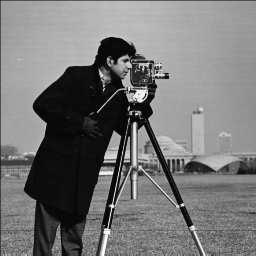
%> input picture 190927_DIP_A1/[2019-2]DIP_HW1/input1.png, 256 x 256 px
$ octave hw1_1.m   (GNU Octave 9; MATLAB toolbox functions it lacks are replaced by stand-ins)
%> lines starting %> are read from the running program, lines starting %| are printed output that depends on the picture; in (x1, y1, x2, y2) boxes, pixels count from 0 and x2, y2 are one past the last pixel; in counts of white or black regions, pixels touching at a corner belong together; the program's own positions count from 1
### 190927_DIP_A1/[2019-2]DIP_HW1/PiecewiseLinearTr.m
function output = PiecewiseLinearTr(input,a,b) %
% PiecewiseLinearTr(IM,A,B) applies a piecewise linear transformation to the pixel values
% of the input image INPUT, where A and B are vectors containing the x and y coordinates
% of the ends of the line segments. INPUT can be of type DOUBLE,
% and the values in A and B must be between 0 and 1 (normalized intensity values). %
% For example:
%
% PiecewiseLinearTr(x,[0,1],[1,0])
%
% simply do negative transform inverting the pixel values.
%

if length(a) ~= length (b)
    error('Vectors A and B must be of equal size');
end

% set output size equal to input size
output= zeros(size(input));
% iterate for every vector
for i = 1:length(a)-1
    % set vector
    a1 = a(i);
    a2 = a(i+1);
    b1 = b(i);
    b2 = b(i+1);

    % mask image
    filter = (input >= a1) & (input <= a2);

    % transformation
    % Equation: s = ((b2-b1)/(a2-a1))(r-a1) + b1
    m = (b2-b1)/(a2-a1);
    % merge output
    output = output + filter.*(m*(input-a1) + b1);
end

% Complete the remaining part

### 190927_DIP_A1/[2019-2]DIP_HW1/hw1_1.m
c = im2double(imread('input1.png'));
%> c: size 256x256 double; min 0, max 1, mean 0.462

cTr = PiecewiseLinearTr(c, [0,1], [1,0]);
%> the loop in PiecewiseLinearTr, `for i = 1:length(a)-1` made 1 pass
%> pass 1, in PiecewiseLinearTr, `output = output + filter.*(m*(input-a1) + b1);`:
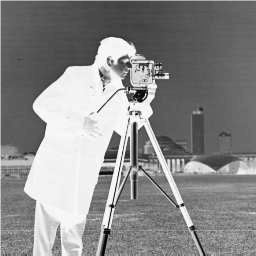
%> output: size 256x256 double; min 0, max 1, mean 0.538
cTr2 = PiecewiseLinearTr(c, [0 .25 .5 .75 1],[0 .75 .25 .5 1]);
%> call 2 of PiecewiseLinearTr, with a = [0 0.25 0.5 0.75 1], b = [0 0.75 0.25 0.5 1]
%> the loop in PiecewiseLinearTr (call 2), `for i = 1:length(a)-1` made 4 passes
%> pass 1, in PiecewiseLinearTr (call 2), `filter = (input >= a1) & (input <= a2);`:
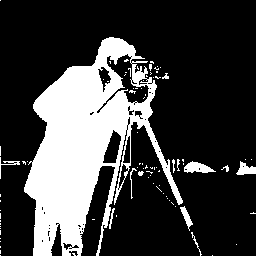
%> filter: size 256x256 logical; 24.6% white; 88 white regions (75 under 20 px), largest, box (x1, y1, x2, y2) and area: (24, 37, 183, 256) 15042, (184, 161, 216, 173) 229, (236, 161, 256, 175) 162
%> pass 1, in PiecewiseLinearTr (call 2), `output = output + filter.*(m*(input-a1) + b1);`:
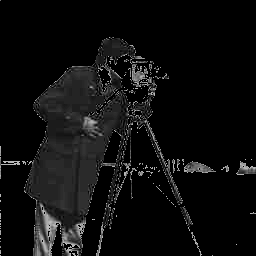
%> output: size 256x256 double; min 0, max 0.741, mean 0.0545
%> pass 2, in PiecewiseLinearTr (call 2), `filter = (input >= a1) & (input <= a2);`:
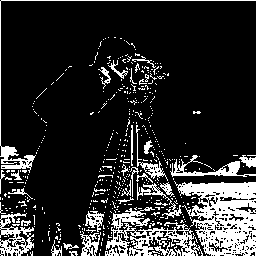
%> filter: size 256x256 logical; 16.8% white; 479 white regions (443 under 20 px), largest, box (x1, y1, x2, y2) and area: (174, 181, 256, 256) 3587, (105, 207, 203, 256) 1724, (0, 0, 256, 173) 829
%> after the loop in PiecewiseLinearTr (call 2), `for i = 1:length(a)-1`:
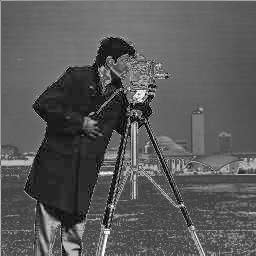
%> output: size 256x256 double; min 0, max 1, mean 0.352

figure(1);
x_axis = [0:1/255:1];
subplot(1,2,1);
plot(x_axis, PiecewiseLinearTr(x_axis, [0,1], [1,0]));
subplot(1,2,2);
plot(x_axis, PiecewiseLinearTr(x_axis, [0 .25 .5 .75 1],[0 .75 .25 .5 1]));
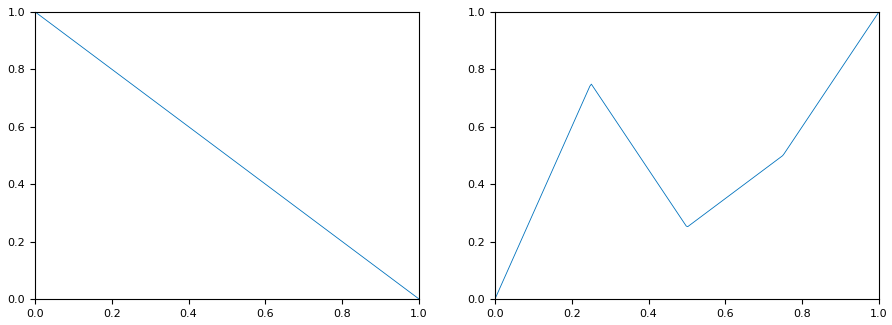
%> figure redrawn from the program's plot data, 2 panels; panel 1: curve peaks at x = 0, y = 1; panel 2: curve peaks at x = 1, y = 1

figure(2);
subplot(1,2,1);
imshow(cTr);
subplot(1,2,2);
imshow(cTr2);

figure(3);
subplot(1,2,1);
imhist(cTr);
subplot(1,2,2);
imhist(cTr2);
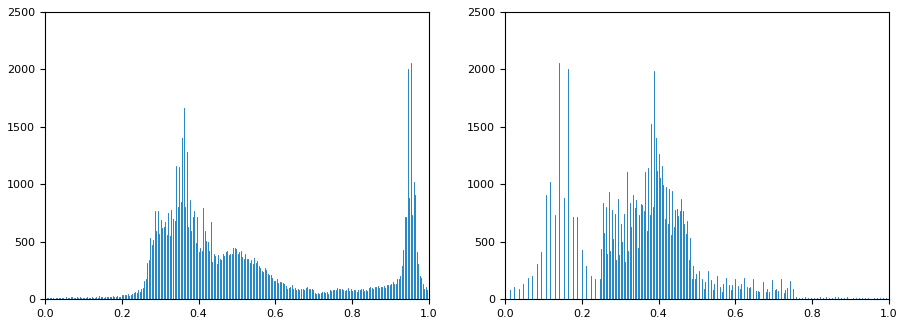
%> figure redrawn from the program's plot data, 2 panels; panel 1: highest point at x = 0.953, y = 2057; panel 2: highest point at x = 0.141, y = 2057

$ run again, with 190927_DIP_A1/[2019-2]DIP_HW1/input3.png copied over 190927_DIP_A1/[2019-2]DIP_HW1/input1.png
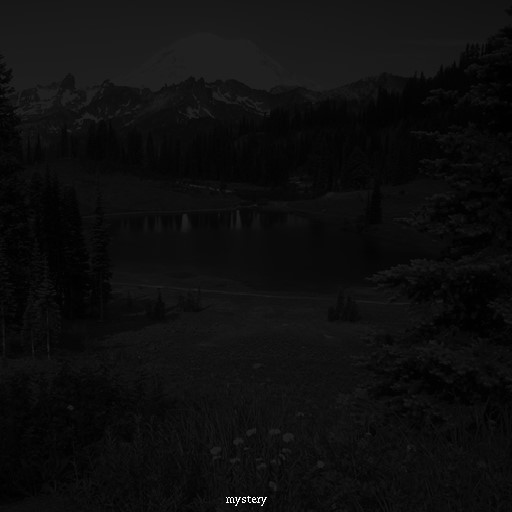
%> input picture 190927_DIP_A1/[2019-2]DIP_HW1/input3.png, 512 x 512 px
%> the loop in PiecewiseLinearTr (call 2), `for i = 1:length(a)-1` made 4 passes
%> pass 1, in PiecewiseLinearTr (call 2), `output = output + filter.*(m*(input-a1) + b1);`:
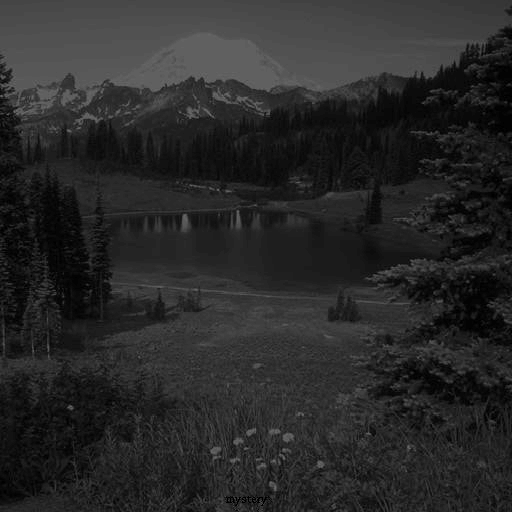
%> output: size 512x512 double; min 0, max 0.435, mean 0.16
%> `imhist(cTr2);`:
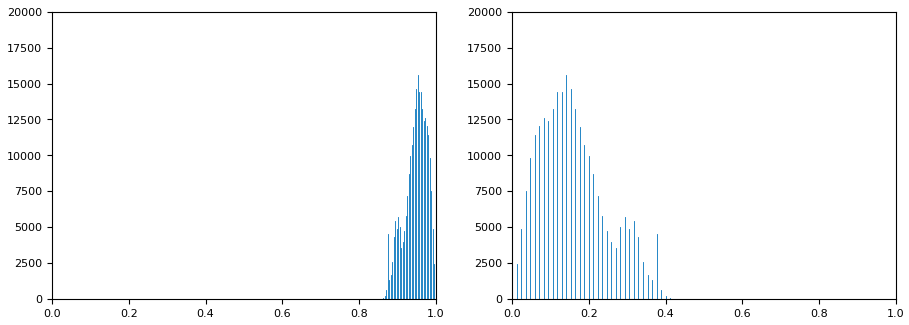
%> figure redrawn from the program's plot data, 2 panels; panel 1: highest point at x = 0.953, y = 15609; panel 2: highest point at x = 0.141, y = 15609

$ run again, with 190927_DIP_A1/[2019-2]DIP_HW1/input4.png copied over 190927_DIP_A1/[2019-2]DIP_HW1/input1.png
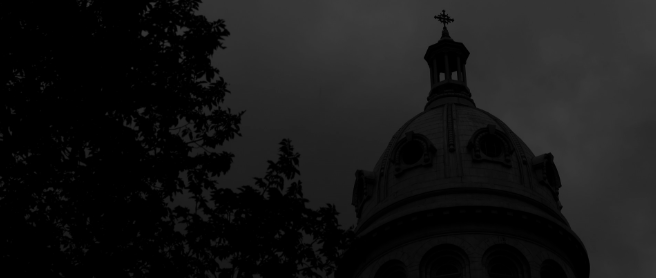
%> input picture 190927_DIP_A1/[2019-2]DIP_HW1/input4.png, 656 x 278 px
%> the loop in PiecewiseLinearTr (call 2), `for i = 1:length(a)-1` made 4 passes
%> pass 1, in PiecewiseLinearTr (call 2), `output = output + filter.*(m*(input-a1) + b1);`:
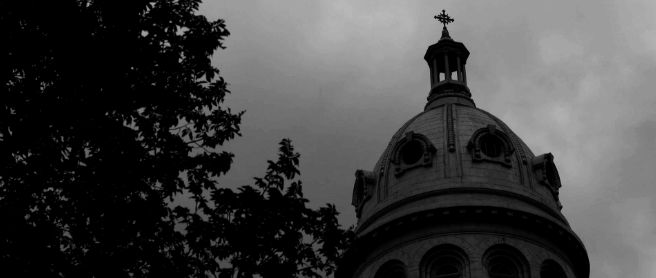
%> output: size 278x656 double; min 0, max 0.718, mean 0.257
%> `imhist(cTr2);`:
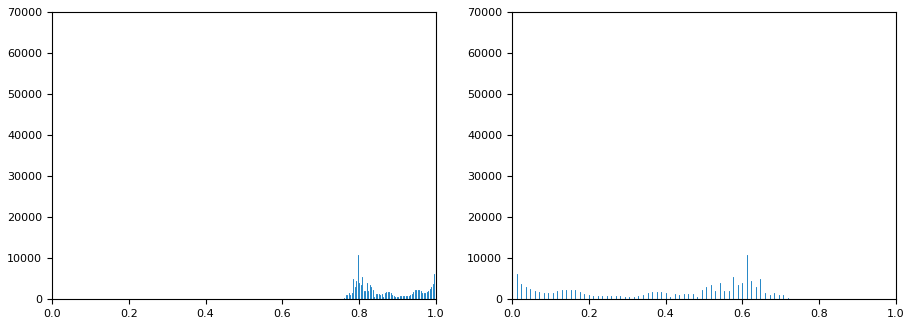
%> figure redrawn from the program's plot data, 2 panels; panel 1: highest point at x = 1, y = 62350; panel 2: highest point at x = 0, y = 62350
